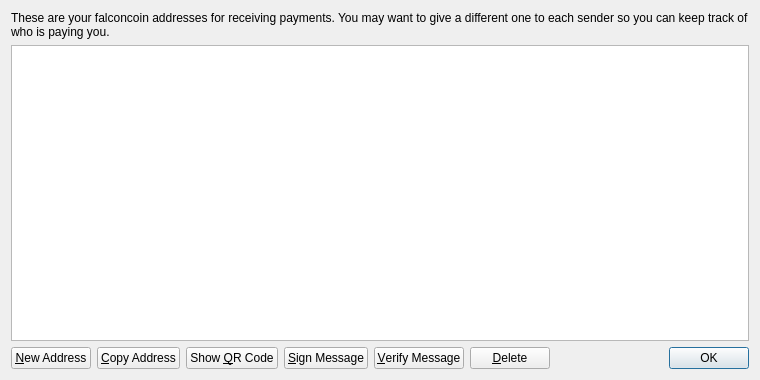
<?xml version="1.0" encoding="UTF-8"?>
<ui version="4.0">
 <class>AddressBookPage</class>
 <widget class="QWidget" name="AddressBookPage">
  <property name="geometry">
   <rect>
    <x>0</x>
    <y>0</y>
    <width>760</width>
    <height>380</height>
   </rect>
  </property>
  <property name="windowTitle">
   <string>Address Book</string>
  </property>
  <layout class="QVBoxLayout" name="verticalLayout">
   <item>
    <widget class="QLabel" name="labelExplanation">
     <property name="text">
      <string>These are your falconcoin addresses for receiving payments. You may want to give a different one to each sender so you can keep track of who is paying you.</string>
     </property>
     <property name="textFormat">
      <enum>Qt::PlainText</enum>
     </property>
     <property name="wordWrap">
      <bool>true</bool>
     </property>
    </widget>
   </item>
   <item>
    <widget class="QTableView" name="tableView">
     <property name="contextMenuPolicy">
      <enum>Qt::CustomContextMenu</enum>
     </property>
     <property name="toolTip">
      <string>Double-click to edit address or label</string>
     </property>
     <property name="tabKeyNavigation">
      <bool>false</bool>
     </property>
     <property name="alternatingRowColors">
      <bool>true</bool>
     </property>
     <property name="selectionMode">
      <enum>QAbstractItemView::SingleSelection</enum>
     </property>
     <property name="selectionBehavior">
      <enum>QAbstractItemView::SelectRows</enum>
     </property>
     <property name="sortingEnabled">
      <bool>true</bool>
     </property>
     <attribute name="verticalHeaderVisible">
      <bool>false</bool>
     </attribute>
    </widget>
   </item>
   <item>
    <layout class="QHBoxLayout" name="horizontalLayout">
     <item>
      <widget class="QPushButton" name="newAddressButton">
       <property name="toolTip">
        <string>Create a new address</string>
       </property>
       <property name="text">
        <string>&amp;New Address</string>
       </property>
       <property name="icon">
        <iconset resource="../bitcoin.qrc">
         <normaloff>:/icons/add</normaloff>:/icons/add</iconset>
       </property>
      </widget>
     </item>
     <item>
      <widget class="QPushButton" name="copyToClipboard">
       <property name="toolTip">
        <string>Copy the currently selected address to the system clipboard</string>
       </property>
       <property name="text">
        <string>&amp;Copy Address</string>
       </property>
       <property name="icon">
        <iconset resource="../bitcoin.qrc">
         <normaloff>:/icons/editcopy</normaloff>:/icons/editcopy</iconset>
       </property>
      </widget>
     </item>
     <item>
      <widget class="QPushButton" name="showQRCode">
       <property name="text">
        <string>Show &amp;QR Code</string>
       </property>
       <property name="icon">
        <iconset resource="../bitcoin.qrc">
         <normaloff>:/icons/qrcode</normaloff>:/icons/qrcode</iconset>
       </property>
      </widget>
     </item>
     <item>
      <widget class="QPushButton" name="signMessage">
       <property name="toolTip">
        <string>Sign a message to prove you own a Bitcoin address</string>
       </property>
       <property name="text">
        <string>&amp;Sign Message</string>
       </property>
       <property name="icon">
        <iconset resource="../bitcoin.qrc">
         <normaloff>:/icons/edit</normaloff>:/icons/edit</iconset>
       </property>
      </widget>
     </item>
     <item>
      <widget class="QPushButton" name="verifyMessage">
       <property name="toolTip">
        <string>Verify a message to ensure it was signed with a specified Bitcoin address</string>
       </property>
       <property name="text">
        <string>&amp;Verify Message</string>
       </property>
       <property name="icon">
        <iconset resource="../bitcoin.qrc">
         <normaloff>:/icons/transaction_0</normaloff>:/icons/transaction_0</iconset>
       </property>
      </widget>
     </item>
     <item>
      <widget class="QPushButton" name="deleteButton">
       <property name="toolTip">
        <string>Delete the currently selected address from the list. Only sending addresses can be deleted.</string>
       </property>
       <property name="text">
        <string>&amp;Delete</string>
       </property>
       <property name="icon">
        <iconset resource="../bitcoin.qrc">
         <normaloff>:/icons/remove</normaloff>:/icons/remove</iconset>
       </property>
      </widget>
     </item>
     <item>
      <spacer name="horizontalSpacer">
       <property name="orientation">
        <enum>Qt::Horizontal</enum>
       </property>
       <property name="sizeHint" stdset="0">
        <size>
         <width>40</width>
         <height>20</height>
        </size>
       </property>
      </spacer>
     </item>
     <item>
      <widget class="QDialogButtonBox" name="buttonBox">
       <property name="sizePolicy">
        <sizepolicy hsizetype="Maximum" vsizetype="Fixed">
         <horstretch>0</horstretch>
         <verstretch>0</verstretch>
        </sizepolicy>
       </property>
       <property name="standardButtons">
        <set>QDialogButtonBox::Ok</set>
       </property>
      </widget>
     </item>
    </layout>
   </item>
  </layout>
 </widget>
 <resources>
  <include location="../bitcoin.qrc"/>
 </resources>
 <connections/>
</ui>
